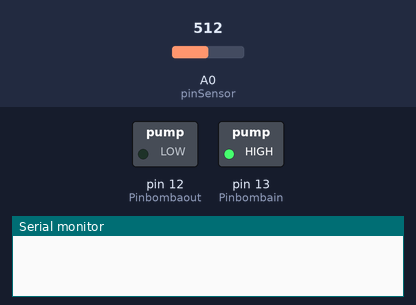
This sketch was run on a simulated Arduino Uno, built with avr-gcc and run on an emulated ATmega328P. Parts: switched loads named in the sketch (green lamp = pin HIGH), the last lines printed to the serial monitor. The inputs (shaded band) are chosen by the test bench; at power-on: A0 (pinSensor) = 512.

Above: at 0.5 s.
At 5.8 s:
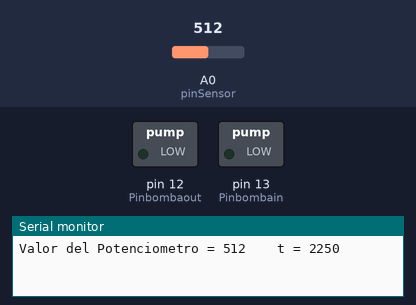
Timing chart, 0 to 8.2 s (numbered marks = the images above):
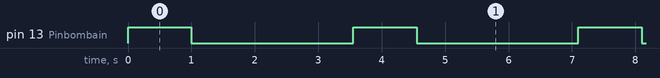

Measured:
- by itself, pin 13 (Pinbombain): alternates HIGH for 1.0 s and LOW for 2.6 s

The sketch:

IE.ino
```cpp
const int Pinbombain =  13;
const int Pinbombaout = 12;
const int pinSensor = 0;
int t = 0;
int valorPotenciometro = 0;  // variable para guardar el valor leido del sensor

// the setup function runs once when you press reset or power the board
void setup() {
  // initialize digital pin LED_BUILTIN as an output.
  pinMode(Pinbombain, OUTPUT);
  pinMode(Pinbombaout, OUTPUT);
  pinMode(pinSensor, INPUT);
  Serial.begin(9600);
}

// the loop function runs forever
void loop() {
  valorPotenciometro = analogRead(pinSensor);
  t = map(valorPotenciometro, 0, 1023, 1500, 3000  );
  digitalWrite(Pinbombain, HIGH);   // turn the LED on (HIGH is the voltage level)
  delay(1000);                       // wait for a second
  digitalWrite(Pinbombain, LOW);    // turn the LED off by making the voltage LOW
  delay(200+t);

  Serial.print("Valor del Potenciometro = ");
  Serial.print(valorPotenciometro);
  Serial.print("    t = ");
  Serial.println(t);
  delay(100);

}
```
